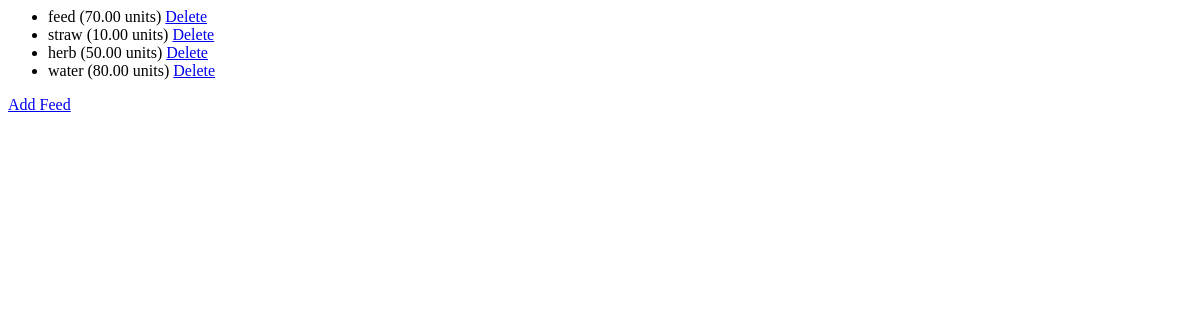
Before: /feeds/ with the older database file.
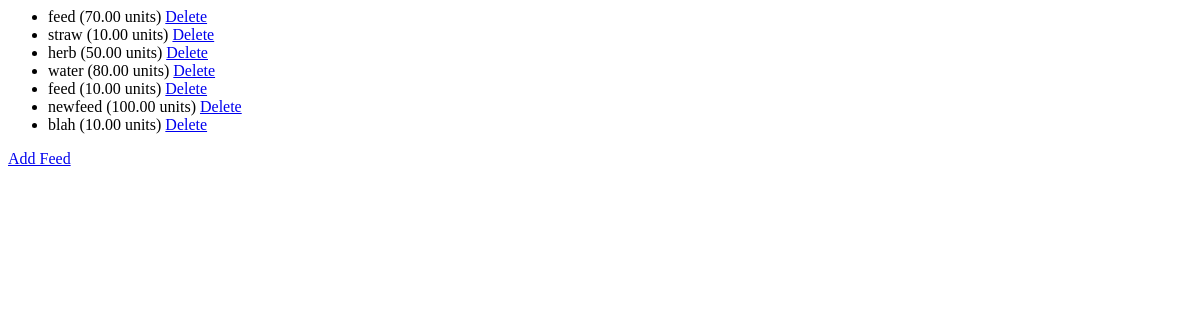
After: the same page with the newer database file.
### farm/models.py (models this page shows, shortened)
class Feed(models.Model):
      name=models.CharField(max_length=100)
      amount=models.DecimalField(max_digits=10,decimal_places=2, default=0.0)

### farm/views.py (the view)
# urls.py: path('feeds/', views.feed_list, name='feed_list'),
def feed_list(request):
    return list_model(request, Feed, 'farm/feed.html', 'feeds')

### farm/views.py (called while the page is built)
def list_model(request, model, template_name, context_name):
    items = model.objects.all()
    context = {context_name: items}
    return render(request, template_name, context)

### templates/farm/feed.html
<ul>
    {% for feed in feeds %}
        <li>{{ feed.name }} ({{ feed.amount }} units)
            <a href="{% url 'delete_feed' feed.id %}">Delete</a>
        </li>
    {% endfor %}
</ul>
<a href="{% url 'add_feed' %}">Add Feed</a>

Changed rows visible on the page:
added Feed: name "feed", amount "10.00"
added Feed: name "newfeed", amount "100.00"
added Feed: name "blah", amount "10.00"
